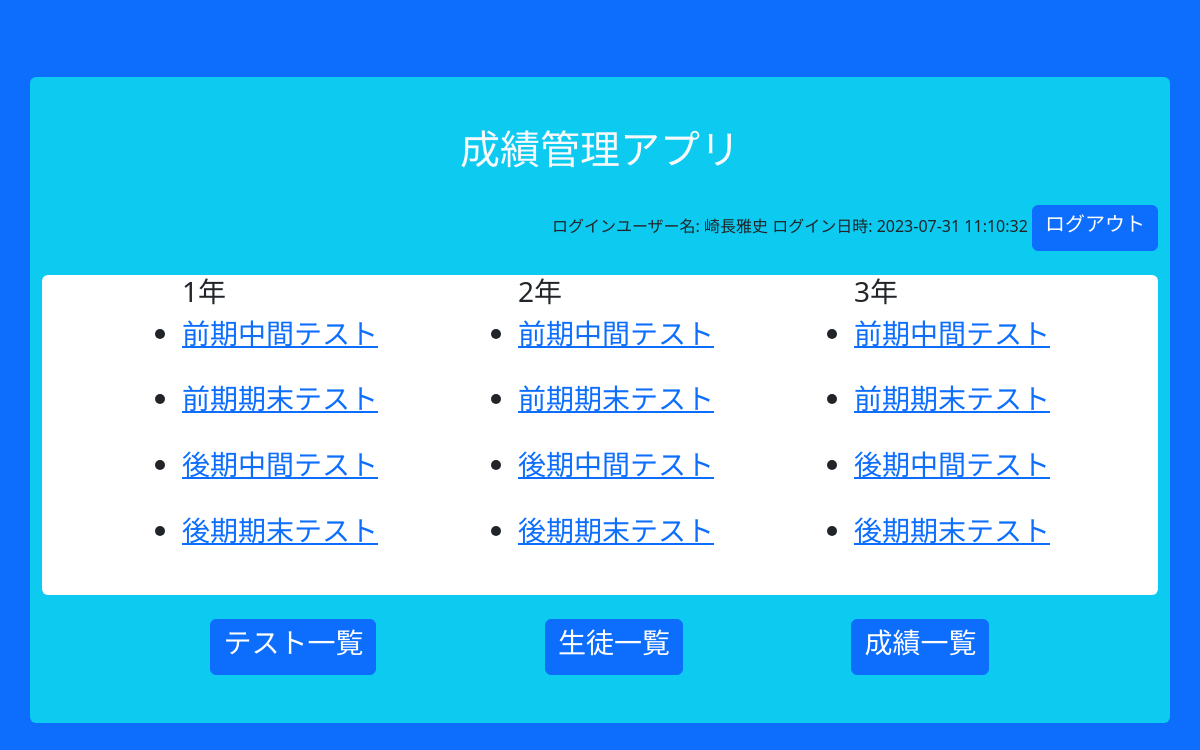
Screenshot of /index.php (signed in) with the database file from the repository.
### tables this page shows
CREATE TABLE `tests` (
  `id` int(11) NOT NULL,
  `year` int(11) NOT NULL,
  `test_name` text NOT NULL,
  `created_at` timestamp NOT NULL DEFAULT current_timestamp(),
  `updated_at` timestamp NOT NULL DEFAULT current_timestamp() ON UPDATE current_timestamp()
);

### index.php (the view, shortened to what this page needs)
<?php
include 'components/header.php';
?>
<body>
    <?php
    $dsn = 'mysql:dbname=grade_management;host=localhost;charset=utf8';
    $user = 'root';
    $password = '';
    try {
        $dbh = new PDO($dsn, $user, $password);
        $dbh->setAttribute(PDO::ATTR_ERRMODE, PDO::ERRMODE_EXCEPTION);
        $sql = 'SELECT * FROM tests ';
        $stmt = $dbh->prepare($sql);
        $stmt->execute();
        $results = $stmt->fetchAll(PDO::FETCH_ASSOC);
    } catch (PDOException $e) {
        echo 'エラーが発生しました：' . $e->getMessage();
    }
    ?>
    <div class="d-flex justify-content-evenly bg-white rounded">
        <?php
        $currentYear = null;
        foreach ($results as $row) {
            if ($currentYear !== $row['year']) {
                if ($currentYear !== null) {
                    echo '</ul>';
                }
                echo '<ul class="">';
                echo '<h3>' . $row['year'] . '年</h3>';
                $currentYear = $row['year'];
            }
            echo '<div class="h3"><li><a href="exams/e_result.php?test_id=' . $row['id'] . '">' . $row['test_name'] . '</a></li></div><br/>';
        }
        if ($currentYear !== null) {
            echo '</ul>';
        }
        ?>
    </div>
    <br />
    <div class="d-flex justify-content-evenly">
        <br />
        <a href="tests/t_index.php" button class="btn btn-primary"><h3>テスト一覧</h3></a><br />
        <a href="students/s_index.php" button class="btn btn-primary"><h3>生徒一覧</h3></a><br />
        <a href="exams/e_index.php" button class="btn btn-primary"><h3>成績一覧</h3></a><br />
    </div>
    <br />
    <br/>

### components/header.php (shortened to what this page needs)
<?php
$login_user = $_SESSION['t_name'];
$login_time = date('Y-m-d H:i:s');
?>
<!DOCTYPE html>
<html lang="ja">
<head>
    <link rel="stylesheet" href="https://cdn.jsdelivr.net/npm/bootstrap@5.3.0/dist/css/bootstrap.min.css">
</head>
<body>
    <div class="container-fluid bg-primary  min-vh-100 d-flex align-items-center">
        <div class="container bg-info rounded">
            <div class="text-center h1 text-light"><br/>成績管理アプリ</div>
            <div class="row justify-content-end">
                <div class="col-auto">
                    <br />
                    ログインユーザー名:
                    <?php echo $login_user; ?>
                    ログイン日時:
                    <?php echo $login_time; ?>
                    <a href="#" button class="btn btn-primary" onclick="confirmLogout()"><h5>ログアウト</h5></a><br /><br/>
                </div>
            </div>

### rows the page displays
tests: year "1", test_name "前期中間テスト"
tests: test_name "前期期末テスト"
tests: test_name "後期中間テスト"
tests: test_name "後期期末テスト"
tests: year "2", test_name "前期中間テスト"
tests: test_name "前期期末テスト"
tests: test_name "後期中間テスト"
tests: test_name "後期期末テスト"
tests: year "3", test_name "前期中間テスト"
tests: test_name "前期期末テスト"
tests: test_name "後期中間テスト"
tests: test_name "後期期末テスト"

### other values shown
$login_user "崎長雅史"
